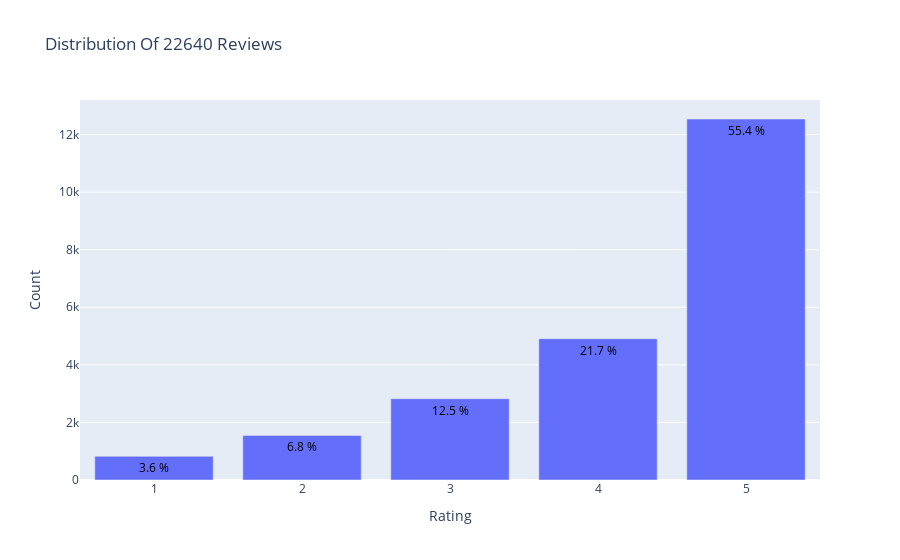

Source (notebook cell):
### Code cell
from plotly.offline import init_notebook_mode, plot, iplot
import plotly.graph_objs as go
from plotly.io import to_image
init_notebook_mode(connected=True)

data = df['Rating'].value_counts().sort_index(ascending=False)
trace = go.Bar(x = data.index,
               text = ['{:.1f} %'.format(val) for val in (data.values / df.shape[0] * 100)],
               textposition = 'auto',
               textfont = dict(color = '#000000'),
               y = data.values,
               )
# Create layout
layout = dict(title = 'Distribution Of {} Reviews'.format(df.shape[0]),
              xaxis = dict(title = 'Rating'),
              yaxis = dict(title = 'Count'))
# Create plot
fig = go.Figure(data=[trace], layout=layout)
iplot(fig)

 # Do this first so we don't create a file if image conversion fails
img_data = to_image(fig,
        format='png',
        width=800,
        height=500,
        scale=5)

fig.write_image("./images/reviews_distribution.png", scale=5)

### Figure 1 — Plotly figure (JSON) as saved in the notebook; plotly's stock layout.template omitted (floating-point values rounded to 4 significant figures)
{"data": [{"text": ["55.4 %", "21.7 %", "12.5 %", "6.8 %", "3.6 %"], "textfont": {"color": "#000000"}, "textposition": "auto", "type": "bar", "x": [5, 4, 3, 2, 1], "y": [12539, 4908, 2823, 1549, 821]}], "layout": {"title": {"text": "Distribution Of 22640 Reviews"}, "xaxis": {"title": {"text": "Rating"}}, "yaxis": {"title": {"text": "Count"}}}}
